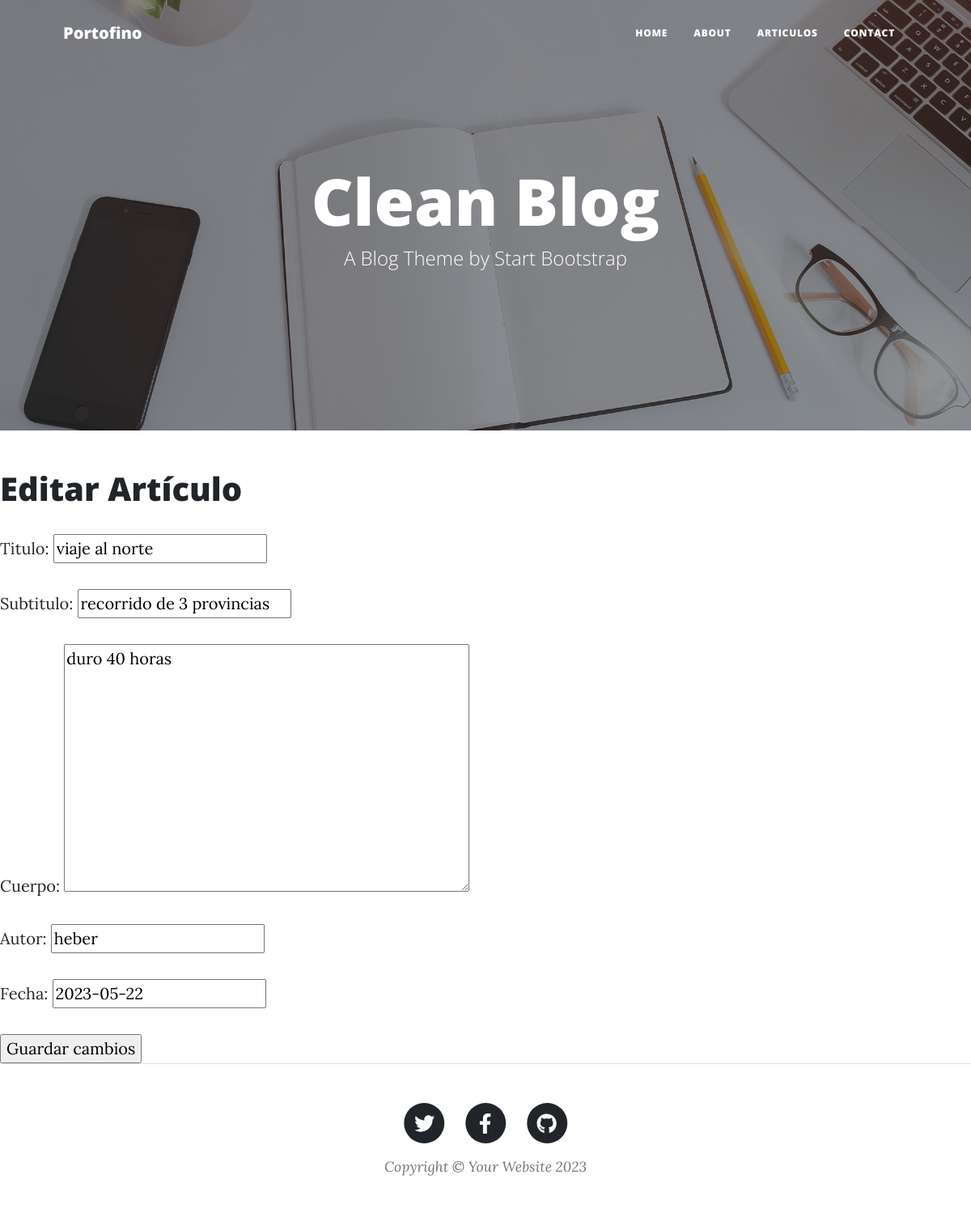
Page /AppBlog/editar-articulo/2/ on the committed database.
### AppBlog/models.py (models this page shows)
class Articulo(models.Model):
    titulo = models.CharField(max_length=64)
    subtitulo= models.CharField(max_length=150)
    cuerpo= models.TextField()
    Autor = models.CharField(max_length=64)
    fecha= models.DateField(null=True)

### AppBlog/views.py (the view)
# urls.py: path('editar-articulo/<int:id>/', views.editar_articulo, name="editar_articulo"),
def editar_articulo(request, id):
    articulo = get_object_or_404(Articulo, id=id)
    if request.method == "POST":
        formulario = CrearArticulo(request.POST)
        if formulario.is_valid():
             data = formulario.cleaned_data
             articulo.titulo = data["titulo"]
             articulo.subtitulo = data["subtitulo"]
             articulo.cuerpo = data["cuerpo"]
             articulo.Autor = data["Autor"]
             articulo.fecha = data["fecha"]
             articulo.save()
             url_exitosa = reverse('ListaArticulos')
             return redirect(url_exitosa)
    else:  # GET
        inicial = {
            'titulo': articulo.titulo,
            'subtitulo': articulo.subtitulo,
            'cuerpo': articulo.cuerpo,
            'Autor': articulo.Autor,
            'fecha': articulo.fecha,
        }
        formulario = CrearArticulo(initial=inicial)
    return render(
        request=request,
        template_name='AppBlog/editar_articulo.html',
        context={'formulario': formulario},
    )

### AppBlog/forms.py
class CrearArticulo(forms.Form):
    titulo = forms.CharField(max_length=64)
    subtitulo= forms.CharField(max_length=150)
    cuerpo= forms.CharField(widget=forms.Textarea())
    Autor = forms.CharField(max_length=64)
    fecha= forms.DateField(required=False)

### AppBlog/templates/AppBlog/editar_articulo.html (shortened to what this page needs)
{% extends "AppBlog/padre.html" %}
{% load static %}
{% block contenidoQueCambia %}
  <section>
    <div>
      <h1>Editar Artículo</h1>
      <form method="POST" action="">
        {{ formulario.as_p }}
        <input type="submit" value="Guardar cambios">
      </form>
    </div>
  </section>
{% endblock %}

### rows in the picture
Articulo: titulo "viaje al norte", subtitulo "recorrido de 3 provincias", cuerpo "duro 40 horas", Autor "heber", fecha "2023-05-22"
